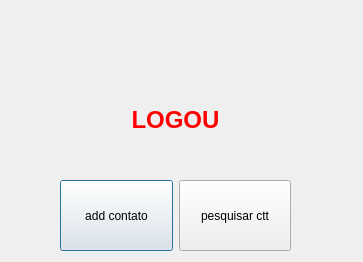
<?xml version="1.0" encoding="UTF-8"?>
<ui version="4.0">
 <class>ja_principal</class>
 <widget class="QDialog" name="ja_principal">
  <property name="geometry">
   <rect>
    <x>0</x>
    <y>0</y>
    <width>363</width>
    <height>262</height>
   </rect>
  </property>
  <property name="windowTitle">
   <string>Dialog</string>
  </property>
  <widget class="QLabel" name="label">
   <property name="enabled">
    <bool>true</bool>
   </property>
   <property name="geometry">
    <rect>
     <x>80</x>
     <y>60</y>
     <width>191</width>
     <height>121</height>
    </rect>
   </property>
   <property name="sizePolicy">
    <sizepolicy hsizetype="Fixed" vsizetype="Fixed">
     <horstretch>0</horstretch>
     <verstretch>0</verstretch>
    </sizepolicy>
   </property>
   <property name="autoFillBackground">
    <bool>false</bool>
   </property>
   <property name="text">
    <string>&lt;html&gt;&lt;head/&gt;&lt;body&gt;&lt;h1 align=&quot;center&quot; style=&quot; margin-top:18px; margin-bottom:12px; margin-left:0px; margin-right:0px; -qt-block-indent:0; text-indent:0px;&quot;&gt;&lt;span style=&quot; font-size:xx-large; font-weight:700;color:#f00;&quot;&gt;LOGOU&lt;/span&gt;&lt;/h1&gt;&lt;/body&gt;&lt;/html&gt;</string>
   </property>
   <property name="alignment">
    <set>Qt::AlignCenter</set>
   </property>
   <property name="wordWrap">
    <bool>false</bool>
   </property>
   <property name="openExternalLinks">
    <bool>false</bool>
   </property>
  </widget>
  <widget class="QWidget" name="">
   <property name="geometry">
    <rect>
     <x>60</x>
     <y>180</y>
     <width>231</width>
     <height>71</height>
    </rect>
   </property>
   <layout class="QHBoxLayout" name="horizontalLayout">
    <item>
     <widget class="QPushButton" name="btn_add_ctt">
      <property name="sizePolicy">
       <sizepolicy hsizetype="Minimum" vsizetype="Expanding">
        <horstretch>0</horstretch>
        <verstretch>0</verstretch>
       </sizepolicy>
      </property>
      <property name="text">
       <string>add contato</string>
      </property>
     </widget>
    </item>
    <item>
     <widget class="QPushButton" name="btn_find_ctt">
      <property name="sizePolicy">
       <sizepolicy hsizetype="Minimum" vsizetype="Expanding">
        <horstretch>0</horstretch>
        <verstretch>0</verstretch>
       </sizepolicy>
      </property>
      <property name="text">
       <string>pesquisar ctt</string>
      </property>
     </widget>
    </item>
   </layout>
  </widget>
 </widget>
 <resources/>
 <connections/>
</ui>
